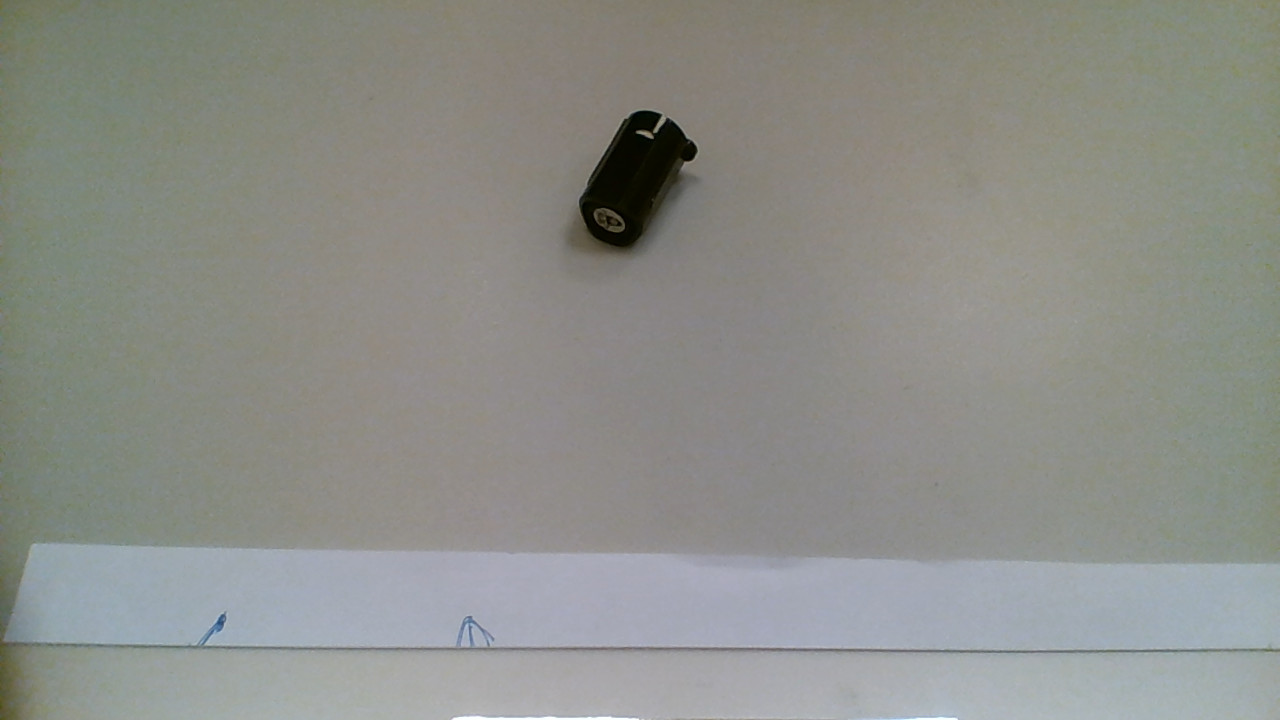
#> input picture detection/pic/pen-cap-1.jpg, 1280 x 720 px
$ python -i video.py   (imports and definitions only)
#> lines starting #> are read from the running program, lines starting #| are printed output that depends on the picture
import pyrealsense2 as rs
import numpy as np
import cv2 as cv


class Video:

    def __init__(self, source, width=640, height=480):
#> called with source = '../detection/pic/pen-cap-1.jpg', width = 640, height = 480
        self.width = width
        self.height = height

        if '/dev/video' in source:
            self.source = 'camera'
            self.camera = cv.VideoCapture(int(source.split('/dev/video')[-1]))

        elif source == 'realsense':
            self.source = 'realsense'
            self.realsense = rs.pipeline()
            config = rs.config()
            config.enable_stream(
                rs.stream.color,
                width,
                height,
                rs.format.bgr8,
                # rs.format.rgb8,
                30
            )
            self.realsense.start()
        else:
            self.source = 'image'
            raw_img = cv.imread(source)
#> raw_img is the input picture: shape (720, 1280, 3); mean B, G, R 137.1, 142.4, 140.8
            self.frame = cv.resize(raw_img, (width, height))
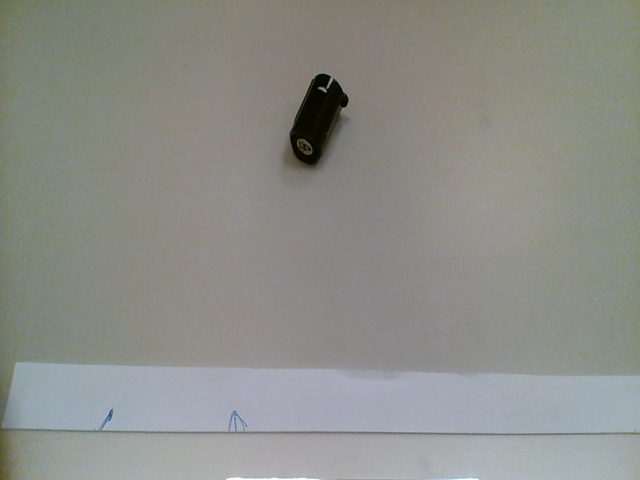
#> self.frame: shape (480, 640, 3); mean B, G, R 137, 142.4, 140.8

    def get_frame(self):
        if self.source == 'camera':
            _, frame = self.camera.read()
            self.frame = cv.resize(frame, (self.width, self.height))

        elif self.source == 'realsense':
            frames = self.realsense.wait_for_frames()
            color_frame = frames.get_color_frame()
            if color_frame:
                self.frame = np.asanyarray(color_frame.get_data())
                self.frame = cv.cvtColor(self.frame, cv.COLOR_BGR2RGB)
            else:
                self.frame = self.frame

        return self.frame

    def close(self):
        if self.source == 'camera':
            self.camera.release()
        elif self.source == 'realsense':
            self.realsense.stop()

>>> result = Video('../detection/pic/pen-cap-1.jpg').get_frame()

$ run again, on detection/pic/pen-cap-3.jpg
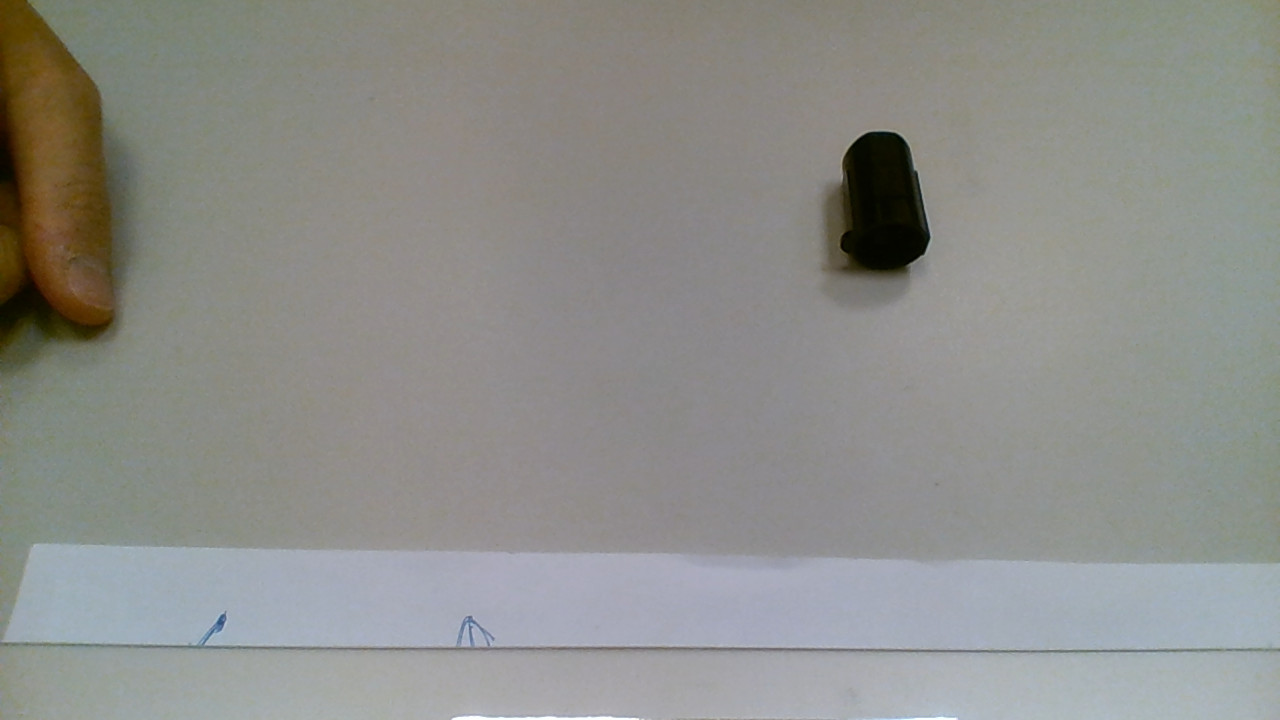
#> input picture detection/pic/pen-cap-3.jpg, 1280 x 720 px
#> in __init__, raw_img is the input picture: shape (720, 1280, 3); mean B, G, R 138.4, 142.3, 141.6
#> in __init__, `self.frame = cv.resize(raw_img, (width, height))`:
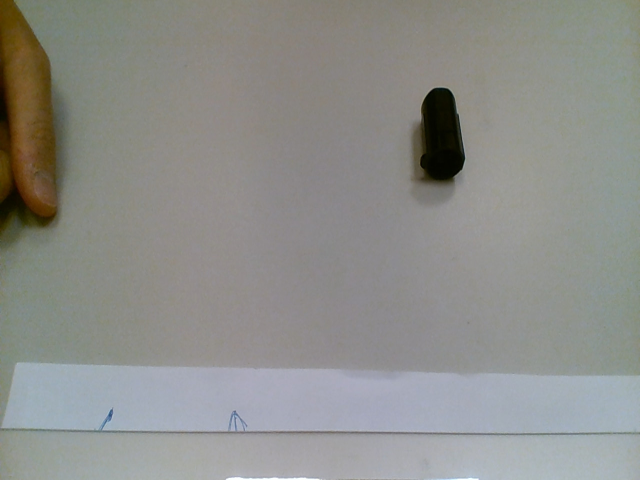
#> self.frame: shape (480, 640, 3); mean B, G, R 138.4, 142.3, 141.6

$ run again, on detection/pic/pen-cap-4.jpg
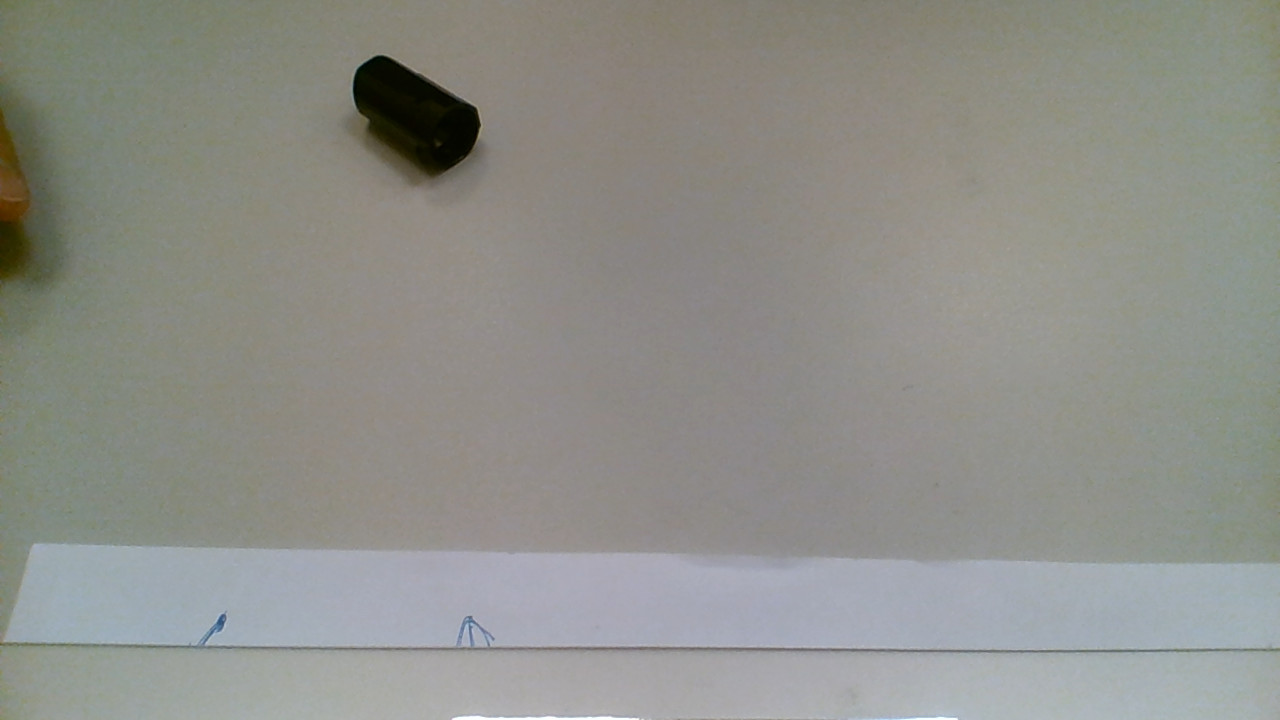
#> input picture detection/pic/pen-cap-4.jpg, 1280 x 720 px
#> in __init__, raw_img is the input picture: shape (720, 1280, 3); mean B, G, R 137.7, 143.4, 142.7
#> in __init__, `self.frame = cv.resize(raw_img, (width, height))`:
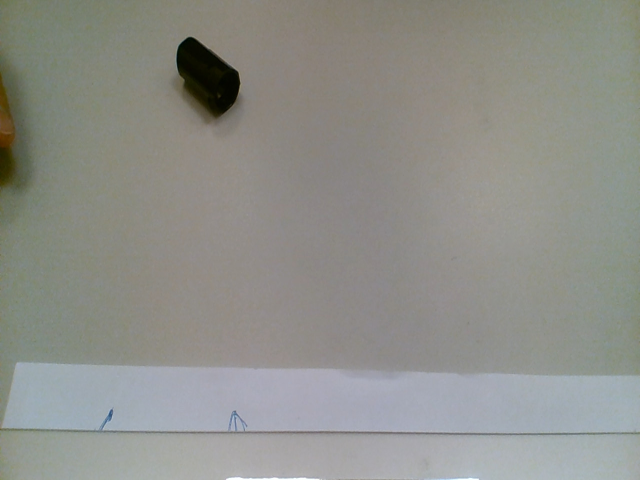
#> self.frame: shape (480, 640, 3); mean B, G, R 137.7, 143.4, 142.7
